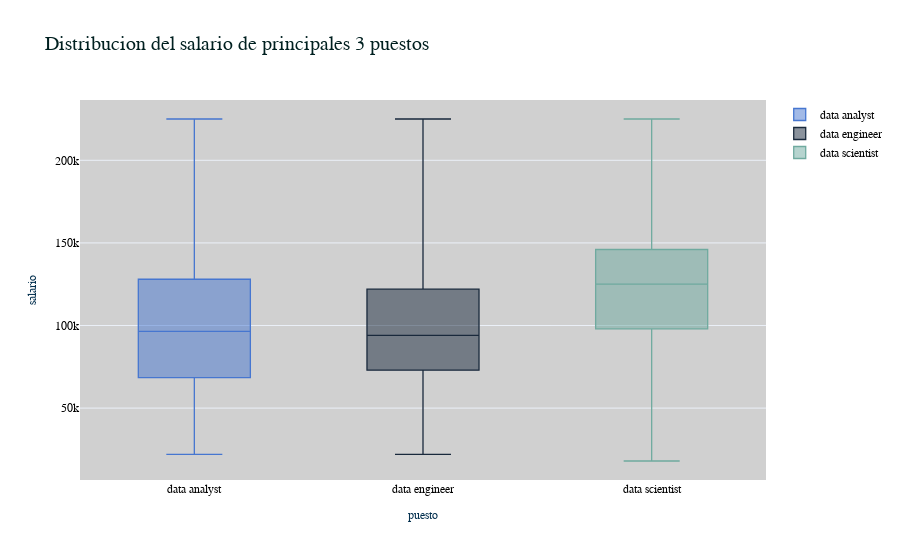

The code cell stored with this chart in its notebook:
### Markdown cell above
### Distribución de salarios de los principales 3 títulos

### Code cell
data_jobs = ['data scientist','data engineer','data analyst']
aux = df[df['job_title'].isin(data_jobs)]
my_box(aux,'job_title','salary_mean','Distribucion del salario de principales 3 puestos',x_title='puesto',y_title='salario')

### Figure 1 — Plotly figure (JSON) as saved in the notebook; plotly's stock layout.template omitted (floating-point values rounded to 4 significant figures; data arrays with more than 128 entries replaced by an {"elided": "..."} marker saying what was removed)
{"data": [{"boxpoints": false, "line": {"width": 1.3}, "marker": {"color": "rgba(70, 118, 208, 1.0)"}, "name": "data analyst", "orientation": "v", "type": "box", "y": {"elided": "2714 int values"}}, {"boxpoints": false, "line": {"width": 1.3}, "marker": {"color": "rgba(25, 41, 60, 1.0)"}, "name": "data engineer", "orientation": "v", "type": "box", "y": {"elided": "2714 int values"}}, {"boxpoints": false, "line": {"width": 1.3}, "marker": {"color": "rgba(111, 170, 159, 1.0)"}, "name": "data scientist", "orientation": "v", "type": "box", "y": {"elided": "2714 int values"}}], "layout": {"font": {"color": "black", "family": "Courier New, monospace"}, "plot_bgcolor": "rgb(208,208,208)", "title": {"font": {"color": "#002020", "family": "Arial", "size": 20}, "text": "Distribucion del salario de principales 3 puestos"}, "xaxis": {"title": {"font": {"color": "#002e4d", "family": "Courier New, monospace", "size": 12}, "text": "puesto"}}, "yaxis": {"title": {"font": {"color": "#002e4d", "family": "Courier New, monospace", "size": 12}, "text": "salario"}}}}
